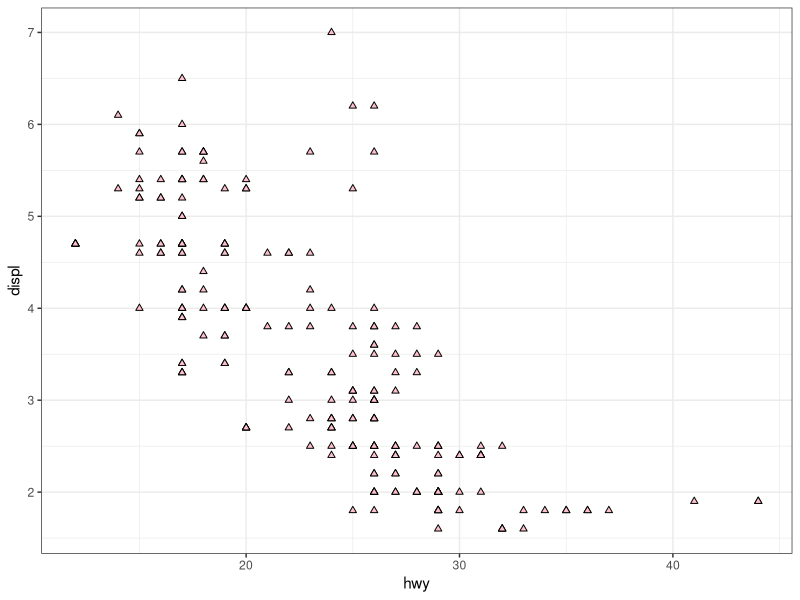
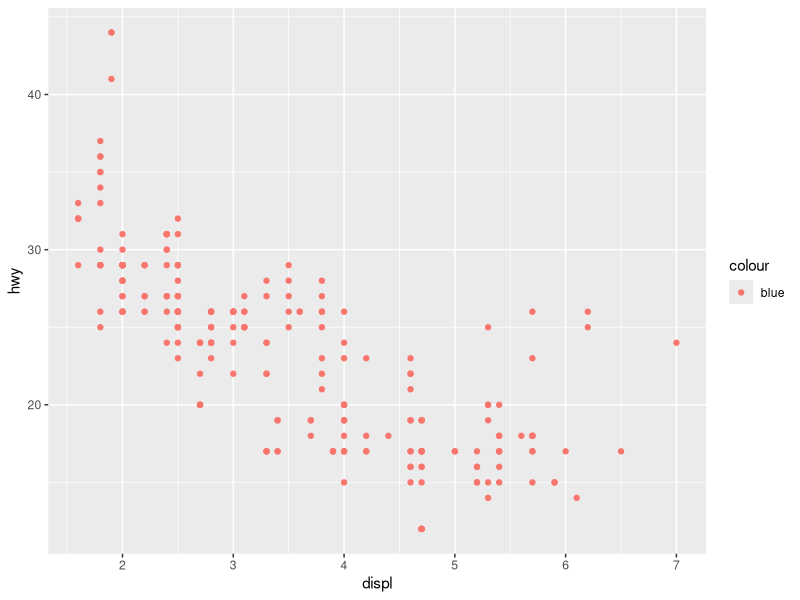
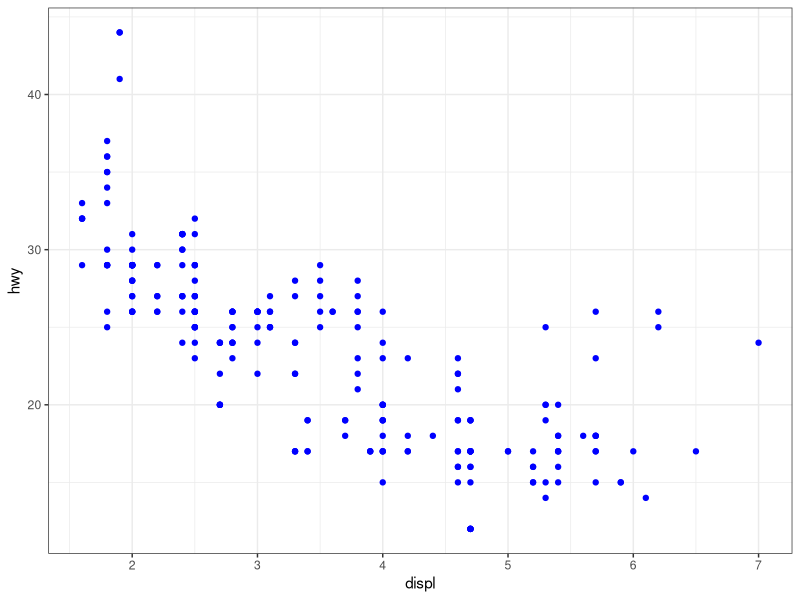
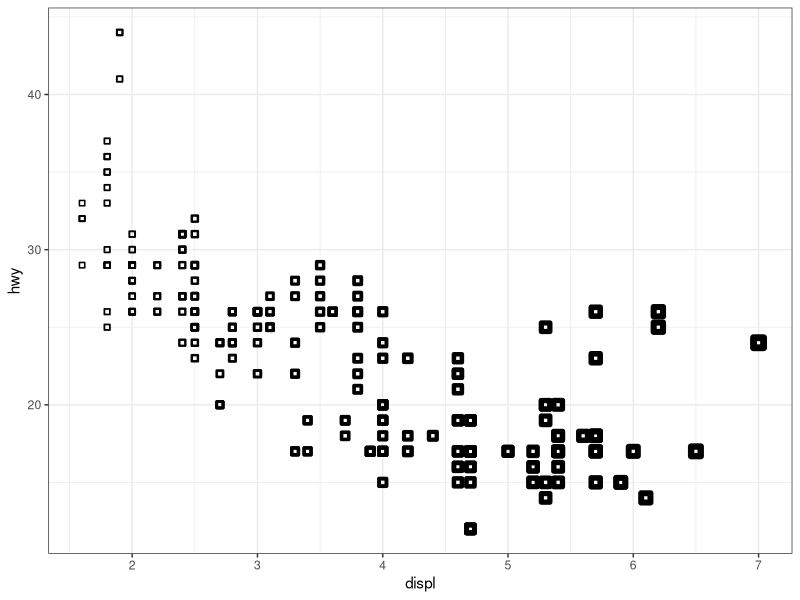
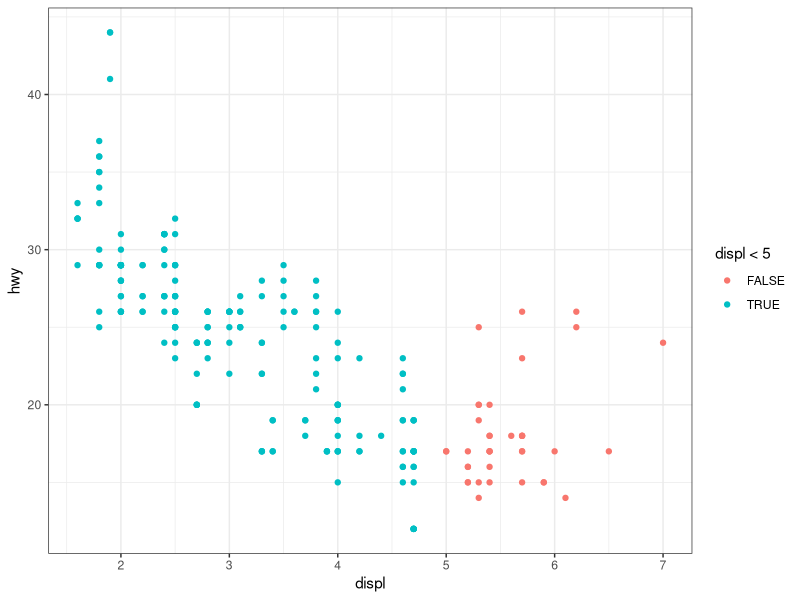
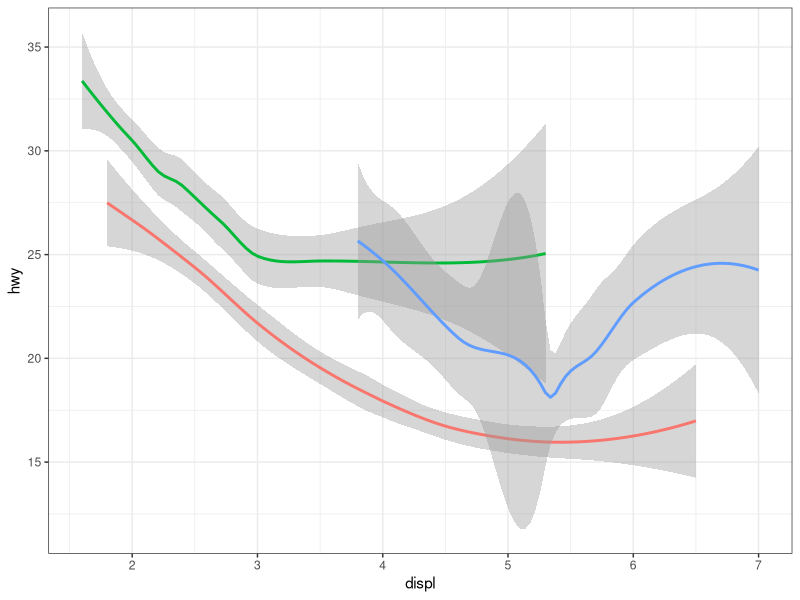
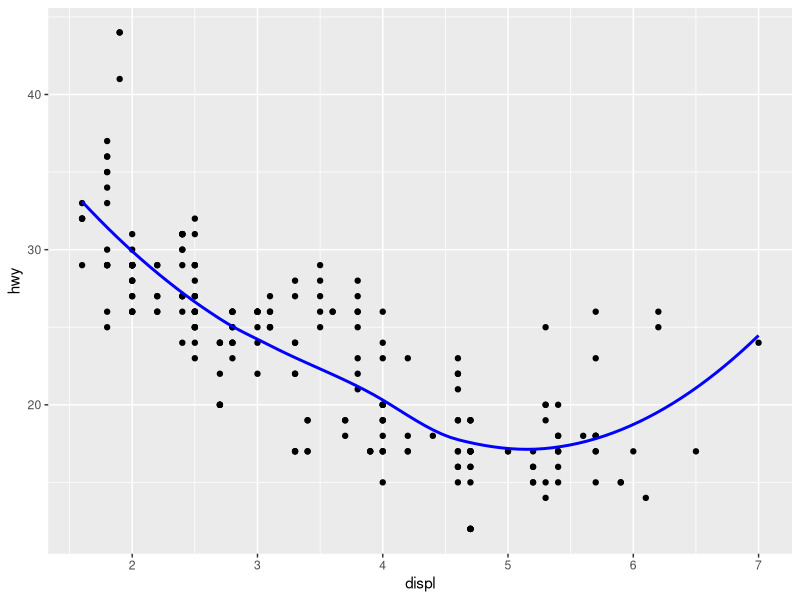
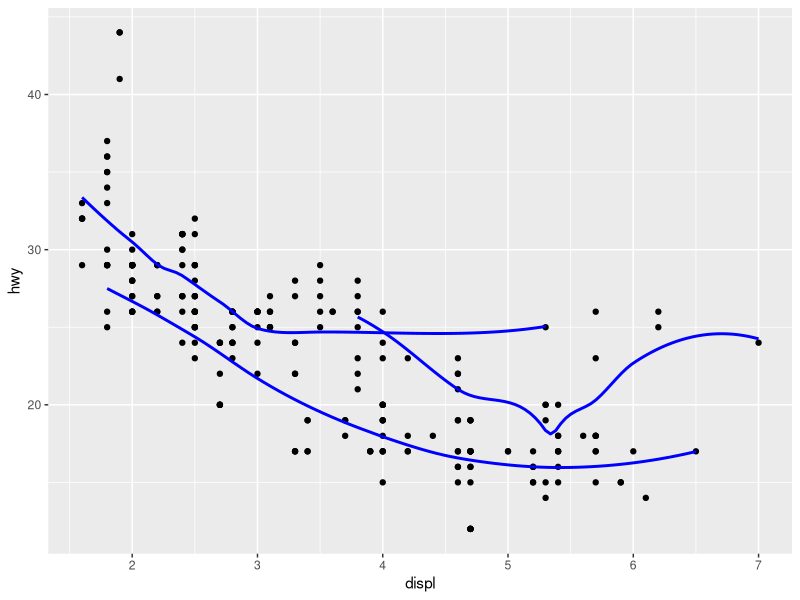

These charts were generated, in order, by the following R code:
## ---- chunk 1
#| label: setup
#| warning: false
#| error: false

library(tidyverse)
data("mpg")

## ---- chunk 2
#| label: fig-q1-ex1
#| fig-cap: "Question 1: Scatterplot of hwy vs. displ"
#| message: false
#| error: false
#| warning: false

mpg |>
  ggplot(aes(x = hwy, y = displ)) +
  geom_point(shape = 24, fill = "pink") +
  theme_bw()
## ---- chunk 3
#| label: fig-q2-ex2-wrong
#| fig-cap: "The wrong plot produced by the faulty code"
ggplot(mpg) +    
  geom_point(aes(x = displ, y = hwy, color = "blue"))
## ---- chunk 4
#| label: fig-q2-ex2
#| fig-cap: "Corrected code produces blue points in the scatterplot"

mpg |>
  ggplot() +
  geom_point(aes(x = displ, y = hwy), 
             color = "blue") +
  theme_bw()
## ---- chunk 5
#| label: fig-q3-ex2
#| fig-cap: "Use of stroke aesthetic"

mpg |>
  ggplot() +
  geom_point(aes(x = displ, 
                 y = hwy,
                 stroke = displ/2),
             shape = 22) +
  theme_bw()
## ---- chunk 6
#| label: fig-q4-ex2
#| fig-cap: "Use of a logical expression in place of a variable in an aesthetic"

mpg |>
  ggplot(aes(x = displ, 
             y = hwy,
             color = displ < 5)) +
  geom_point() +
  theme_bw()

## ---- chunk 7
#| label: q2-ex3

ggplot(mpg, aes(x = displ, y = hwy)) +
  geom_smooth(aes(color = drv), show.legend = FALSE) +
  theme_bw()
## ---- chunk 8
#| label: q4-ex3
#| layout-ncol: 2
#| layout-nrow: 3

# First Plot
mpg |>
  ggplot(aes(displ, hwy)) +
  geom_point() +
  geom_smooth(se = FALSE, color = "blue")

# Second Plot
mpg |>
  ggplot(aes(displ, hwy)) +
  geom_point() +
  geom_smooth(aes(group = drv), 
              se = FALSE, 
              color = "blue")

# Third Plot
mpg |>
  ggplot(aes(x = displ, 
             y = hwy,
             color = drv)) +
  geom_point() +
  geom_smooth(se = FALSE)

# Fourth Plot
mpg |>
  ggplot(aes(displ, hwy)) +
  geom_point(aes(color = drv)) +
  geom_smooth(se = FALSE, color = "blue")

# Fifth Plot
mpg |>
  ggplot(aes(displ, hwy)) +
  geom_point(aes(color = drv)) +
  geom_smooth(aes(linetype = drv),
              se = FALSE, 
              color = "blue")

# Sixth Plot
mpg |>
  ggplot(aes(x = displ, 
             y = hwy,
             fill = drv)) +
  geom_point(shape = 21,
             color = "white",
             stroke = 1.5)
